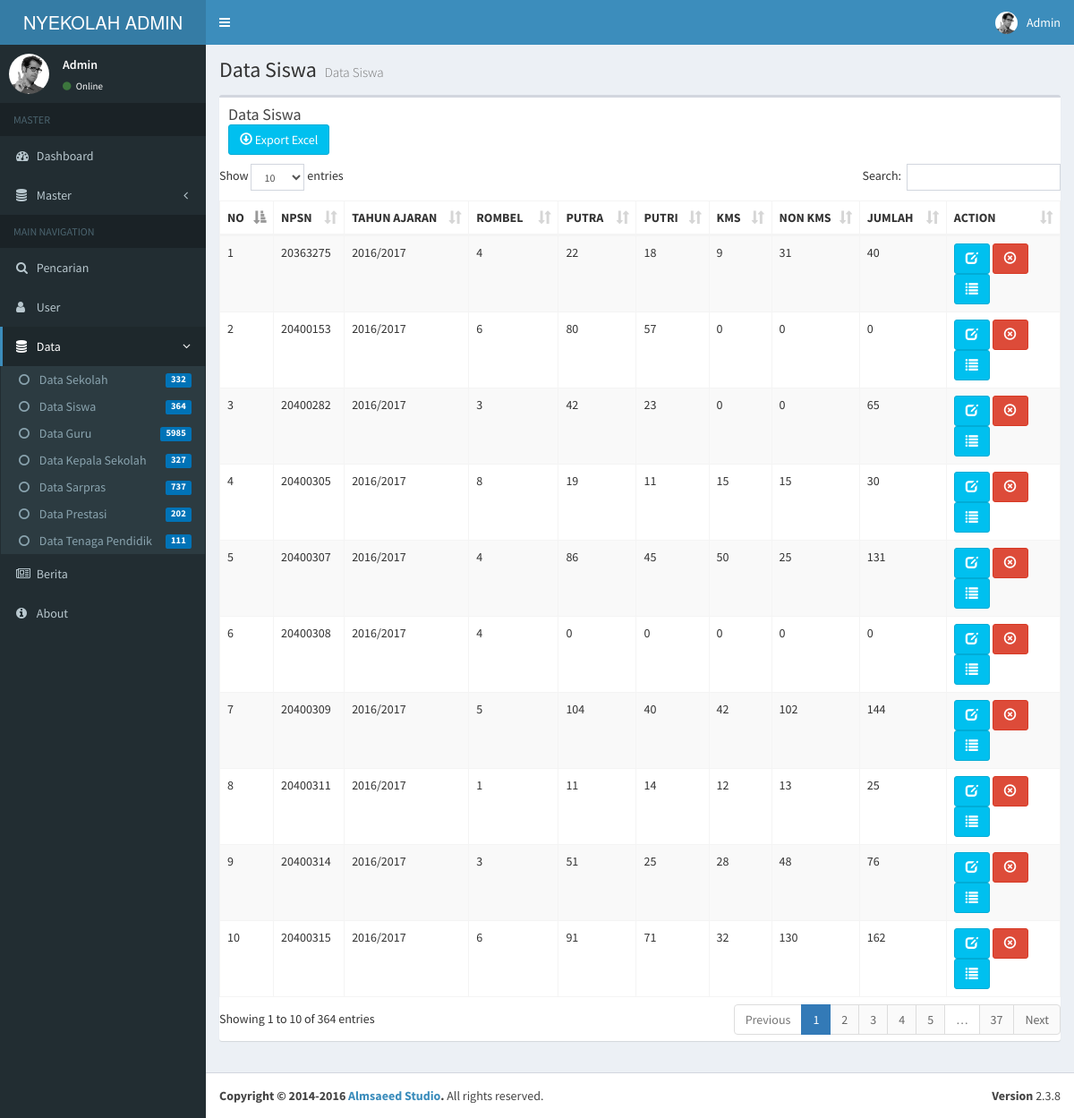
The page /page/data/siswa.php on the database its author committed.
### tables this page shows
CREATE TABLE `siswa` (
  `npsn` int(10) NOT NULL,
  `tahun_ajaran` varchar(12) NOT NULL,
  `kelas` varchar(4) NOT NULL,
  `jurusan` varchar(30) NOT NULL,
  `rombel` int(3) NOT NULL,
  `jumlah_putra` int(3) NOT NULL,
  `jumlah_putri` int(3) NOT NULL,
  `kms` int(3) NOT NULL,
  `non_kms` int(3) NOT NULL,
  `jumlah_siswa` int(4) NOT NULL
);

### page/data/siswa.php (the view, shortened to what this page needs)
<?php
include "../../dbconfig.php";
?>
<?php include "../header.php"; ?>
<?php include "../sidebar.php"; ?>
<div class="content-wrapper">
  <section class="content-header">
    <h1>
      Data Siswa
      <small>Data Siswa</small>
    </h1>
  </section>
  <section class="content">
    <div class="row">
      <div class="col-xs-12">
        <div class="box">
          <div class="box-header">
            <h3 class="box-title">Data Siswa</h3><br>
            <a class="btn btn-info" href="../excel/siswa"><span class="glyphicon glyphicon-download"></span> Export Excel</a>
          </div>
          <div class="box-body table-responsive no-padding">
            <table id="example1" class="table table-bordered table-striped">
              <thead>
              <tr>
                <th>NO</th>
                <th>NPSN</th>
                <th>TAHUN AJARAN</th>
                <th>ROMBEL</th>
                <th>PUTRA</th>
                <th>PUTRI</th>
                <th>KMS</th>
                <th>NON KMS</th>
                <th>JUMLAH</th>
                <th>ACTION</th>
              </tr>
              </thead>
              <tbody>
               <?php
                  $no = 1;
                  $stmt = $DB_con->prepare('SELECT * FROM siswa');
                  $stmt->execute();
                  if($stmt->rowCount() > 0)
                  {
                    while($row=$stmt->fetch(PDO::FETCH_ASSOC))
                  {
                    extract($row);
              ?>
              <tr>
                <td><?php echo $no++; ?></td>
                <td><?php echo $npsn; ?></td>
                <td><?php echo $tahun_ajaran; ?></td>
                <td><?php echo $rombel; ?></td>
                <td><?php echo $jumlah_putra; ?></td>
                <td><?php echo $jumlah_putri; ?></td>
                <td><?php echo $kms; ?></td>
                <td><?php echo $non_kms; ?></td>
                <td><?php echo $jumlah_siswa; ?></td>
                <td>
                  <a class="btn btn-info" href="edit-siswa?edit_id=<?php echo $row['npsn']; ?>"><span class="glyphicon glyphicon-edit"></span></a>
                    <a class="btn btn-danger" href="?delete_id=<?php echo $row['npsn']; ?>"><span class="glyphicon glyphicon-remove-circle"></span></a>
                    <a class="btn btn-info" href="detail-sekolah?detail_id=<?php echo $row['npsn']; ?>"><span class="glyphicon glyphicon-list" aria-hidden="true"></span></a>
                </td>
              </tr>
              <?php
              }
              }
          else
  {
      ?>
        <td colspan="9">No Data Found ...</td>
      <?php
  }
?>
            </table>
          </div>
        </div>
      </div>
    </div>
  </section>
</div>
<?php include "../footer.php"; ?>

### rows shown on the page
siswa: npsn "20363275", tahun_ajaran "2016/2017", rombel "4", jumlah_putra "22", jumlah_putri "18", kms "9", non_kms "31", jumlah_siswa "40"
siswa: npsn "20400153", tahun_ajaran "2016/2017", rombel "6", jumlah_putra "80", jumlah_putri "57", kms "0", non_kms "0", jumlah_siswa "0"
siswa: npsn "20400282", tahun_ajaran "2016/2017", rombel "3", jumlah_putra "42", jumlah_putri "23", kms "0", non_kms "0", jumlah_siswa "65"
siswa: npsn "20400305", tahun_ajaran "2016/2017", rombel "8", jumlah_putra "19", jumlah_putri "11", kms "15", non_kms "15", jumlah_siswa "30"
siswa: npsn "20400307", tahun_ajaran "2016/2017", rombel "4", jumlah_putra "86", jumlah_putri "45", kms "50", non_kms "25", jumlah_siswa "131"
siswa: npsn "20400308", tahun_ajaran "2016/2017", rombel "4", jumlah_putra "0", jumlah_putri "0", kms "0", non_kms "0", jumlah_siswa "0"
siswa: npsn "20400309", tahun_ajaran "2016/2017", rombel "5", jumlah_putra "104", jumlah_putri "40", kms "42", non_kms "102", jumlah_siswa "144"
siswa: npsn "20400311", tahun_ajaran "2016/2017", rombel "1", jumlah_putra "11", jumlah_putri "14", kms "12", non_kms "13", jumlah_siswa "25"
siswa: npsn "20400314", tahun_ajaran "2016/2017", rombel "3", jumlah_putra "51", jumlah_putri "25", kms "28", non_kms "48", jumlah_siswa "76"
siswa: npsn "20400315", tahun_ajaran "2016/2017", rombel "6", jumlah_putra "91", jumlah_putri "71", kms "32", non_kms "130", jumlah_siswa "162"

### other values the page prints
$datasekolah[0] "332"
$datasiswa[0] "364"
$dataguru[0] "5985"
$datakepsek[0] "327"
$datasarpras[0] "737"
$dataprestasi[0] "202"
$datatenkependik[0] "111"
